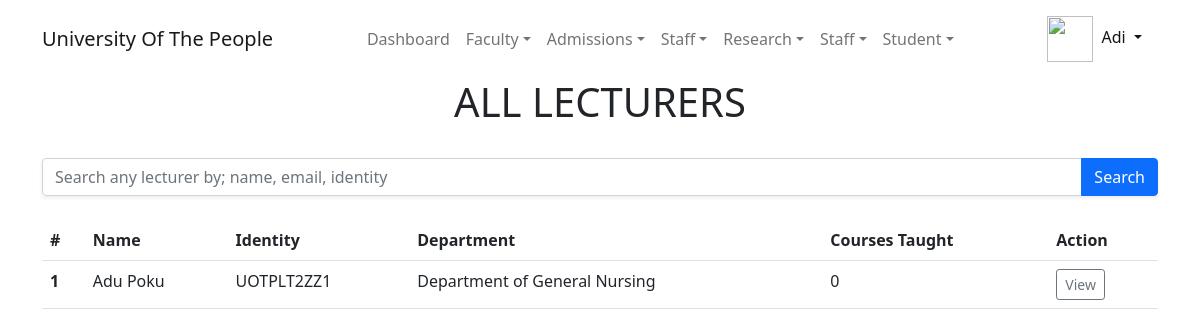
The app's page /lecturer/staff/all/ (signed in), older data.
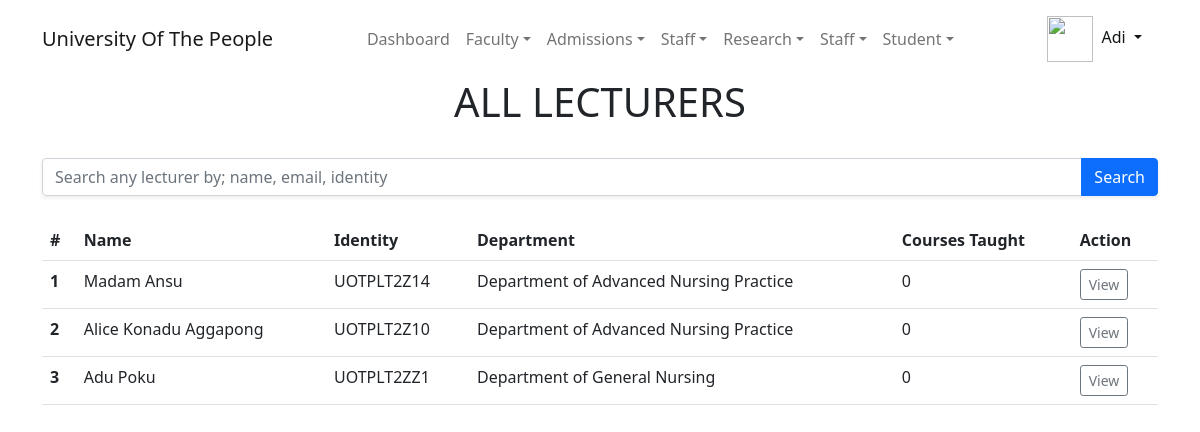
The same page, newer data.
### lecture/models.py (models this page shows, shortened)
class Lecturer(models.Model):
    identity = models.CharField(max_length=30, unique=True, blank=False, help_text='Lecturer identity')
    department = models.ForeignKey(null=True, to=Department, on_delete=models.CASCADE)
    profile = models.ForeignKey(User, on_delete=models.CASCADE, null=True)
    is_active = models.BooleanField(False)
    application_letter = models.FileField(null=True, help_text='Application/Résumé letter in pdf format',
                                          upload_to=upload_application_letter)
    cv = models.FileField(null=True, help_text='Lecturers application Curriculum Vitae (CV) in pdf format',
                          verbose_name='Curriculum Vitae (CV)', upload_to=upload_cv
                          )
    objects = LecturerManager()
    class Meta:
        verbose_name = 'Lecturer'
        verbose_name_plural = 'Lecturers'
        permissions = [
            ('assign_department', 'Assign Department'),
            ('list_lecturer', 'view lecturers list'),
        ]
    def get_absolute_url(self):
        pass
        """Return absolute url for Lecturer."""
    def courses(self):
        return self.course_lecturer

### accounts/models.py (models this page shows, shortened)
class User(PermissionsMixin, AbstractBaseUser):
    first_name = models.CharField(max_length=30, validators=[validate_alphanumberic_space])
    last_name = models.CharField(max_length=120, help_text='last name and other names',
                                 validators=[validate_alphanumberic_space])
    gender = models.CharField(max_length=5, choices=GenderChoices.choices, null=True)
    date_of_birth = models.DateField(null=True)
    email = models.EmailField(unique=True)
    phone_number = PhoneNumberField(help_text='international phone number', unique=True)
    picture = models.ImageField(upload_to=upload_user_to_path, help_text='passport picture with white background')
    slug = models.SlugField(null=True, unique=True)
    is_online = models.BooleanField(default=False)
    is_active = models.BooleanField(default=True)
    is_admin = models.BooleanField(default=False)
    is_superuser = models.BooleanField(default=False)
    timestamp = models.DateTimeField(auto_now=True)
    identity = models.CharField(unique=True, null=True, max_length=30)
    session_key = models.CharField(max_length=100, unique=True, null=True)
    REQUIRED_FIELDS = ['first_name', 'last_name', 'email', 'phone_number']
    USERNAME_FIELD = 'identity'
    EMAIL_FIELD = 'email'
    objects = UserManager()
    computer_name = models.CharField(max_length=250, null=True, blank=True)
    username = models.CharField(max_length=250, null=True, blank=True)
    http_sec_ch_ua = models.CharField(max_length=250, null=True, blank=True)
    os = models.CharField(max_length=200, null=True, blank=True)
    class Meta:
        verbose_name = 'User'
        verbose_name_plural = 'Users'
        ordering = ("first_name", "last_name", "email")
        permissions = [
            ('add_lecturerprofile', 'Add Lecturer Profile'),
            ('set_password4other', 'Set password for other user'),
        ]
    def get_full_name(self):
        return ' '.join([self.first_name, self.last_name])
    def get_short_name(self):
        return self.first_name

### department/models.py (models this page shows, shortened)
class Department(models.Model):
    faculty = models.ForeignKey(
        on_delete=models.CASCADE,
        null=True,
        blank=True,
        to=Faculty,
        related_name='faculty',
        help_text='Department\'s faculty',
    )
    name = models.CharField(
        max_length=120,
        help_text='The name of the department.',
        unique=True,
    )
    short_form = models.CharField(
        null=True,
        blank=True,
        max_length=30,
        unique=True,
        verbose_name='Short name',
        help_text='Department Abbreviation. Short name/form'
    )
    slug = models.SlugField(unique=True)
    updated = models.DateTimeField(auto_now=True)
    created_by = models.ForeignKey(User, on_delete=models.CASCADE)
    picture = models.ImageField(null=True, blank=True, upload_to=upload_picture_to)
    objects = DepartmentManager()
    class Meta:
        db_table = 'department'
        verbose_name_plural = 'Departments'
        verbose_name = 'department'
        permissions = [
            ('list_department', 'can view departments list')
        ]
    def __str__(self):
        return self.name

### lecture/views.py (the view, shortened to what this page needs)
# urls.py: path('all/', LecturerListView.as_view(), name='staff_all'),
class LecturerListView(LoginRequiredMixin, PermissionRequiredMixin, ListView):
    permission_required = 'lecture.list_lecturer'
    permission_denied_message = 'You need permission to view lecturer list'
    model = Lecturer
    template_name = 'lecturer/staff/listview.html'
    def get_query(self):
        query = self.request.GET.get('qlecturer')
        if is_safe_query(query):
            return query
    def get_context_data(self, *, object_list=None, **kwargs):
        ctx = super(LecturerListView, self).get_context_data(object_list=object_list, **kwargs)
        department = self.get_department()
        if department:
            ctx['title'] = department.replace('-', ' ') + ' lecturers'
        else:
            ctx['title'] = 'All Lecturers'
        ctx['query'] = self.get_query()
        ctx['can_edit'] = self.can_edit()
        ctx['can_view'] = self.can_edit()
        ctx['back_url'] = get_back_url(self.request)
        return ctx
    def can_edit(self):
        return self.request.user.has_perm('lecture.add_lecturer')
    def get_queryset(self):
        department = self.get_department()
        if department:
            return self.model.objects.search(query=self.get_query(),  department__slug=department)
        return self.model.objects.search(query=self.get_query())
    def get_department(self):
        return self.kwargs.get('department_slug')

### CollegeManagementSystem/validation.py (called while the page is built)
def is_safe_query(query): return re.match(r'[\w\s\d]+', str(query))

### Home/templatetags/institution_extra.py (called while the page is built)
@register.simple_tag(name='institutionFullName')
def get_institution_fullname_name():
    return settings.COLLEGE_FULL_NAME

@register.simple_tag(name='institutionShortName')
def get_institution_short_name():
    return settings.COLLEGE_SHORT_NAME

### INSTITUTION/utils.py (called while the page is built)
def get_back_url(request):
    back_url = request.GET.get('back')
    if back_url and is_safe_url(back_url, request.get_host()):
        return back_url
    return request.session.get('back_url')

### accounts/models.py (called while the page is built)
@receiver(models.signals.pre_save, sender=User)
def auto_slug(sender, instance, **kwargs):
    if not instance.slug:
        instance.slug = unique_slug_generate(instance)

@receiver(models.signals.post_save, sender=User)
def auto_logout_user(sender, instance, **kwargs):
    if not instance.is_online:
        try:
            session = Session.objects.get(session_key=instance.session_key)
            session.delete()
        except Session.DoesNotExist:
            pass

### lecture/models.py (called while the page is built, shortened)
    def search(self, query, **kwargs):
        if not query:
            return self.filter(is_active=True, **kwargs)

### lecture/templates/lecturer/staff/listview.html (shortened to what this page needs)
{% extends 'base/admin/base.html' %}
{% block container %}
    <div class="container">
        <div class="row">
            <div class="col-auto mx-auto">
                <h4 class="display-6 text-center">{{ title|upper }}</h4>
            </div>
        </div>
        <div class="row my-4">
            <div class="col">
                <form method="get" action="" class="shadow-sm">
                    <div class="input-group">
                        <input type="search" name="qlecturer" id="" value="{{ query|default:'' }}" class="form-control" placeholder="Search any lecturer by; name, email, identity">
                        <button class="btn btn-primary" type="submit">Search</button>
                    </div>
                </form>
            </div>
        </div>
        {% if lecturer_list %}
            <div class="row my-4">
                <div class="table-responsive">
                    <table class="table">
                        <tr>
                            <th>#</th>
                            <th>Name</th>
                            <th>Identity</th>
                            <th>Department</th>
                            <th>Courses Taught</th>
                            {% if can_view %}
                                <th>Action</th>
                            {% endif %}
                        </tr>
                        {% for lecturer in lecturer_list %}
                            <tr class="hover_shadow">
                                <th>{{ forloop.counter }}</th>
                                <td>{{ lecturer.profile.get_full_name }}</td>
                                <td>{{ lecturer.identity }}</td>
                                <td>{{ lecturer.department }}</td>
                                <td>{{ lecturer.courses.count }}</td>
                                {% if can_view %}
                                    <td><a href="{{ lecturer.get_absolute_url }}" class="btn btn-outline-secondary btn-sm">View</a></td>
                                {% endif %}
                            </tr>
                        {% endfor %}
                    </table>
                </div>
            </div>
        {% endif %}
    </div>
{% endblock %}

Row changes from the older to the newer data that the page shows:
now on this page (row edited): Lecturer: profile.get_full_name "Madam Ansu", identity "UOTPLT2Z14", department "Department of Advanced Nursing Practice", courses.count "0"
now on this page (row edited): Lecturer: profile.get_full_name "Alice Konadu Aggapong", identity "UOTPLT2Z10", department "Department of Advanced Nursing Practice", courses.count "0"
